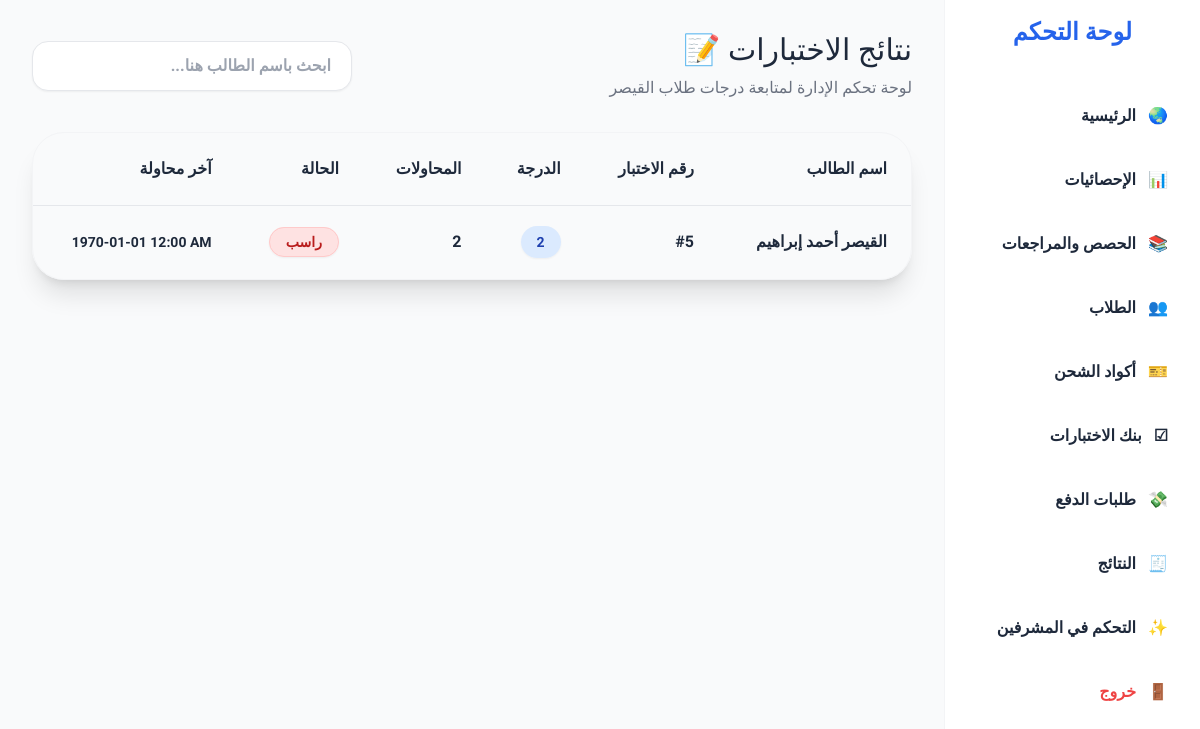
Screenshot of /admin/admin_quiz_results.php (signed in) with the database file from the repository.
### tables this page shows
CREATE TABLE `quiz_results` (
  `id` int(11) NOT NULL,
  `user_id` int(11) NOT NULL,
  `quiz_id` int(11) NOT NULL,
  `score` int(11) NOT NULL,
  `status` varchar(20) NOT NULL,
  `attempts` int(11) DEFAULT 1,
  `last_attempt` datetime DEFAULT NULL,
  `updated_at` timestamp NOT NULL DEFAULT current_timestamp() ON UPDATE current_timestamp()
);

CREATE TABLE `users` (
  `id` int(11) NOT NULL,
  `full_name` varchar(100) DEFAULT NULL,
  `phone` varchar(20) DEFAULT NULL,
  `password` varchar(255) DEFAULT NULL,
  `balance` decimal(10,2) DEFAULT 0.00,
  `role` enum('student','admin') DEFAULT 'student',
  `student_grade` int(11) DEFAULT 3,
  `avatar_url` varchar(255) DEFAULT NULL
);

### admin/admin_quiz_results.php (the view, shortened to what this page needs)
<?php
require_once 'header.php';
$db = null;
if (isset($pdo)) {
    $db = $pdo;
} elseif (isset($conn)) {
    $db = $conn;
} else {
    die("<h3 style='color:red; text-align:center;'>خطأ: مش قادر ألاقي متغير الاتصال بقاعدة البيانات في ملف config.php</h3>");
}
try {
    $query = "SELECT qr.*, u.full_name as student_name
              FROM quiz_results qr
              JOIN users u ON qr.user_id = u.id
              ORDER BY qr.updated_at DESC";
    $stmt = $db->prepare($query);
    $stmt->execute();
    $results = $stmt->fetchAll(PDO::FETCH_ASSOC);
} catch (PDOException $e) {
    $error_msg = "خطأ في قاعدة البيانات: " . $e->getMessage();
    $results = [];
}
?>
<!DOCTYPE html>
<html lang="ar" dir="rtl">
<head>
    <script src="https://cdn.tailwindcss.com"></script>
</head>
<body class="bg-gray-50 text-slate-900 p-4 md:p-10">
    <div class="max-w-6xl mx-auto">
        <div class="flex flex-col md:flex-row justify-between items-center mb-8 gap-4">
            <div>
                <h1 class="text-3xl font-white mb-2">نتائج الاختبارات 📝</h1>
                <p class="text-gray-500">لوحة تحكم الإدارة لمتابعة درجات طلاب القيصر</p>
            </div>
            <div class="relative w-full md:w-80">
                <input type="text" id="searchInput" placeholder="ابحث باسم الطالب هنا..."
                       class="w-full px-5 py-3 rounded-2xl border border-gray-200 shadow-sm focus:outline-none focus:ring-2 focus:ring-blue-500 transition-all font-bold">
            </div>
        </div>
        <div class="overflow-x-auto  rounded-[2rem] shadow-xl border border-gray-100">
            <table class="w-full text-right border-collapse">
                <thead>
                    <tr class="border-b border-gray-200">
                        <th class="p-6 font-bold  whitespace-nowrap">اسم الطالب</th>
                        <th class="p-6 font-bold  whitespace-nowrap">رقم الاختبار</th>
                        <th class="p-6 font-bold  whitespace-nowrap">الدرجة</th>
                        <th class="p-6 font-bold  whitespace-nowrap">المحاولات</th>
                        <th class="p-6 font-bold  whitespace-nowrap">الحالة</th>
                        <th class="p-6 font-bold whitespace-nowrap">آخر محاولة</th>
                    </tr>
                </thead>
                <tbody>
                    <?php if(count($results) > 0): ?>
                        <?php foreach($results as $res): ?>
                        <tr class="border-b border-gray-50 hover:bg-blue-50/50 transition-colors student-row">
                            <td class="p-6 font-black  student-name whitespace-nowrap">
                                <?php echo htmlspecialchars($res['student_name']); ?>
                            </td>
                            <td class="p-6 font-bold">#<?php echo $res['quiz_id']; ?></td>
                            <td class="p-6">
                                <span class="bg-blue-100 text-blue-800 px-4 py-2 rounded-full font-black text-sm shadow-sm">
                                    <?php echo $res['score']; ?>
                                </span>
                            </td>
                            <td class="p-6  font-bold"><?php echo $res['attempts']; ?></td>
                            <td class="p-6 whitespace-nowrap">
                                <?php
                                    $status = strtolower($res['status']);
                                    if($status == 'passed' || $status == 'ناجح'):
                                ?>
                                    <span class="text-green-700 bg-green-100 border border-green-200 px-4 py-1.5 rounded-full text-sm font-bold shadow-sm">ناجح</span>
                                <?php else: ?>
                                    <span class="text-red-700 bg-red-100 border border-red-200 px-4 py-1.5 rounded-full text-sm font-bold shadow-sm">راسب</span>
                                <?php endif; ?>
                            </td>
                            <td class="p-6 text-sm font-bold whitespace-nowrap" dir="ltr">
                                <?php echo date('Y-m-d h:i A', strtotime($res['last_attempt'])); ?>
                            </td>
                        </tr>
                        <?php endforeach; ?>
                    <?php else: ?>
                        <tr>
                            <td colspan="6" class="p-10 text-center text-gray-400 font-black text-xl">لا توجد نتائج اختبارات حتى الآن!</td>
                        </tr>
                    <?php endif; ?>
                </tbody>
            </table>
        </div>
    </div>
</body>
</html>

### admin/header.php (style rules this page uses)
body { font-family: 'IBM Plex Sans Arabic', sans-serif; }

### admin/admin_quiz_results.php (style rules this page uses)
body { font-family: 'IBM Plex Sans Arabic', sans-serif; }

### rows the page displays
quiz_results: user.full_name "القيصر أحمد إبراهيم", quiz "5", score "2", attempts "2", status "راسب", last_attempt "1970-01-01 12:00 AM"
